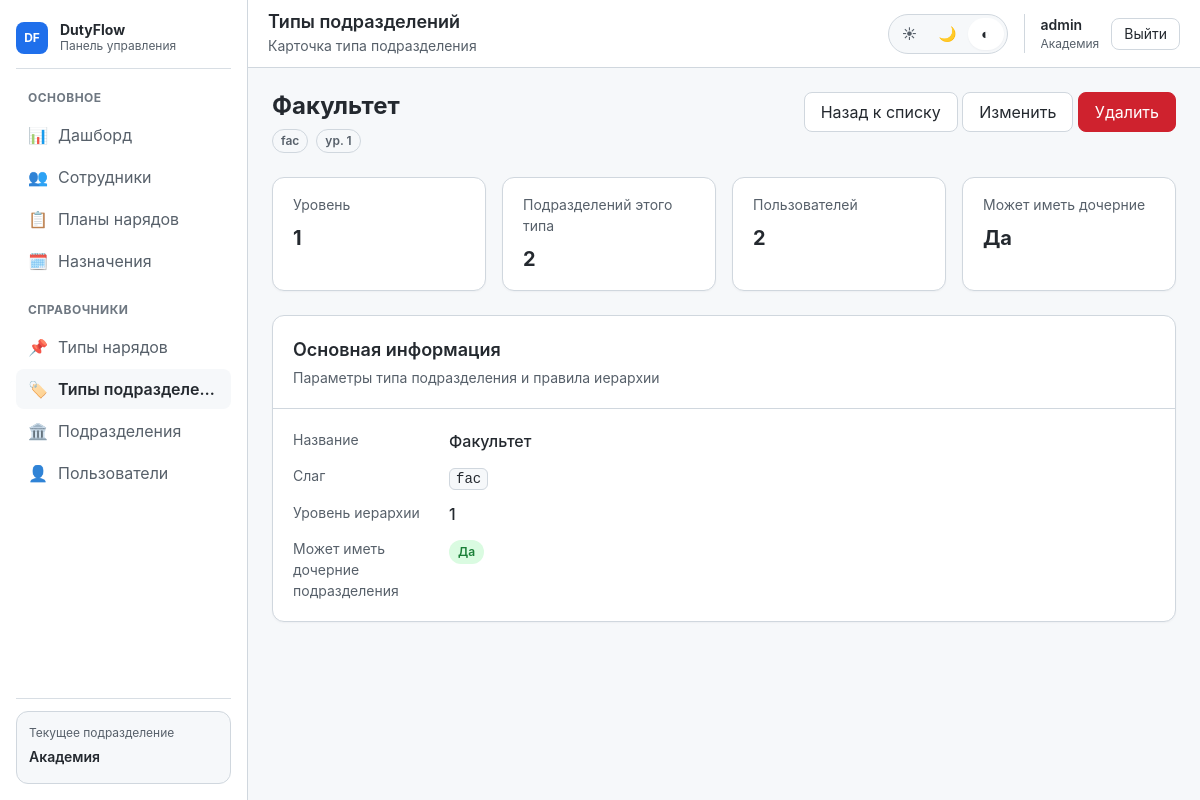
The app's page /unit-types/2/ (signed in) with its own data.
### users_app/models.py (models this page shows, shortened)
class UserProfile(models.Model):
    user = models.OneToOneField(
        User,
        on_delete=models.CASCADE,
        related_name='profile'
    )
    unit = models.ForeignKey(
        Unit,
        on_delete=models.PROTECT,
        related_name='users'
    )
    created_by = models.ForeignKey(
        User,
        on_delete=models.SET_NULL,
        null=True,
        blank=True,
        related_name='created_users',
        verbose_name="Создал пользователь"
    )
    created_at = models.DateTimeField(auto_now_add=True, verbose_name="Дата создания")
    class Meta:
        verbose_name = "Профиль пользователя"
        verbose_name_plural = "Профили пользователей"

### units/models.py (models this page shows, shortened)
class Unit(models.Model):
    name = models.CharField(max_length=255, verbose_name="Название")
    parent = models.ForeignKey(
        'self',
        on_delete=models.SET_NULL,
        null=True,
        blank=True,
        related_name='children',
        verbose_name="Вышестоящее подразделение"
    )
    unit_type = models.ForeignKey(
        UnitType,
        on_delete=models.PROTECT,
        related_name='units',
        verbose_name="Тип подразделения"
    )
    class Meta:
        verbose_name = "Подразделение"
        verbose_name_plural = "Подразделения"
        ordering = ['unit_type__level', 'name']

class UnitType(models.Model):
    name = models.CharField(max_length=50, unique=True, verbose_name="Название типа")
    slug = models.SlugField(max_length=50, unique=True, verbose_name="Слаг")
    level = models.PositiveSmallIntegerField(
        default=0,
        verbose_name="Уровень иерархии",
        help_text="0 - самый высокий уровень (академия), 1 - факультет, 2 - кафедра и т.д."
    )
    can_have_children = models.BooleanField(
        default=True,
        verbose_name="Может иметь дочерние подразделения"
    )
    class Meta:
        verbose_name = "Тип подразделения"
        verbose_name_plural = "Типы подразделений"
        ordering = ['level', 'name']

### core/views/units/unit_type.py (the view)
@login_required
def unit_type_detail(request, pk):
    if not UnitTypeService.can_manage(request.user):
        messages.error(request, "Доступ только для администраторов")
        return redirect("auth:dashboard")
    unit_type = get_object_or_404(UnitType, pk=pk)
    units_count, users_count = UnitTypeService.get_usage_stats(unit_type)
    return render(request, "app/unit_types/detail.html", {
        "item": unit_type,
        "units_count": units_count,
        "users_count": users_count,
        "active_tab": "unit_types",
        "page_title": "Типы подразделений",
        "page_subtitle": "Карточка типа подразделения",
        "title": unit_type.name,
    })

### templates/app/unit_types/detail.html (shortened to what this page needs)
{% extends 'app/base_app.html' %}
{% block app_content %}
<section class="page-section">
    <div class="page-header">
        <div class="page-header__main">
            <div class="type-hero">
                <div class="type-hero__main">
                    <h2 class="page-header__title">{{ item.name }}</h2>
                    <div class="type-hero__meta">
                        <span class="badge">{{ item.slug }}</span>
                        <span class="badge">ур. {{ item.level }}</span>
                    </div>
                </div>
            </div>
        </div>
        <div class="page-header__actions">
            <a href="{% url 'unit_type:list' %}" class="button">Назад к списку</a>
            <a href="{% url 'unit_type:edit' item.pk %}" class="button">Изменить</a>
            <a href="{% url 'unit_type:delete' item.pk %}" class="button button--danger">Удалить</a>
        </div>
    </div>
</section>
<section class="page-section">
    <div class="type-summary-grid">
        <article class="summary-card">
            <span class="summary-card__label">Уровень</span>
            <span class="summary-card__value">{{ item.level }}</span>
        </article>
        <article class="summary-card">
            <span class="summary-card__label">Подразделений этого типа</span>
            <span class="summary-card__value">{{ units_count }}</span>
        </article>
        <article class="summary-card">
            <span class="summary-card__label">Пользователей</span>
            <span class="summary-card__value">{{ users_count }}</span>
        </article>
        <article class="summary-card">
            <span class="summary-card__label">Может иметь дочерние</span>
            <span class="summary-card__value">
                {% if item.can_have_children %}Да{% else %}Нет{% endif %}
            </span>
        </article>
    </div>
</section>
<section class="page-section">
    <article class="card">
        <div class="card__header">
            <div>
                <h3 class="card__title">Основная информация</h3>
                <p class="card__subtitle">Параметры типа подразделения и правила иерархии</p>
            </div>
        </div>
        <div class="card__body">
            <div class="details-list">
                <div class="details-list__row">
                    <span class="details-list__label">Название</span>
                    <span class="details-list__value">{{ item.name }}</span>
                </div>
                <div class="details-list__row">
                    <span class="details-list__label">Слаг</span>
                    <span class="details-list__value"><code class="inline-code">{{ item.slug }}</code></span>
                </div>
                <div class="details-list__row">
                    <span class="details-list__label">Уровень иерархии</span>
                    <span class="details-list__value">{{ item.level }}</span>
                </div>
                <div class="details-list__row">
                    <span class="details-list__label">Может иметь дочерние подразделения</span>
                    <span class="details-list__value">
                        {% if item.can_have_children %}
                            <span class="badge badge--success">Да</span>
                        {% else %}
                            <span class="badge badge--danger">Нет</span>
                        {% endif %}
                    </span>
                </div>
            </div>
        </div>
    </article>
</section>
{% endblock %}

### templates/components/layout/app_sidebar.html (shortened to what this page needs)
<aside class="app-sidebar" data-sidebar>
    <div class="app-sidebar__inner">
        <div class="app-sidebar__header">
            <a href="{% url 'auth:dashboard' %}" class="app-sidebar__brand">
                <span class="app-sidebar__brand-mark">DF</span>
                <div class="app-sidebar__brand-texts">
                    <span class="app-sidebar__brand-title">DutyFlow</span>
                    <span class="app-sidebar__brand-subtitle">Панель управления</span>
                </div>
            </a>
        </div>
        <div class="app-sidebar__section">
            <div class="app-sidebar__section-title">Основное</div>
            <nav class="app-sidebar__nav">
                <a href="{% url 'auth:dashboard' %}" class="nav-item {% if active_tab == 'dashboard' %}is-active{% endif %}">
                    <span class="nav-item__icon">📊</span>
                    <span class="nav-item__label">Дашборд</span>
                </a>
                <a href="{% url 'people:person_list' %}" class="nav-item {% if active_tab == 'people' %}is-active{% endif %}">
                    <span class="nav-item__icon">👥</span>
                    <span class="nav-item__label">Сотрудники</span>
                </a>
                <a href="{% url 'plan:list' %}" class="nav-item {% if active_tab == 'plans' %}is-active{% endif %}">
                    <span class="nav-item__icon">📋</span>
                    <span class="nav-item__label">Планы нарядов</span>
                </a>
                <a href="{% url 'assignment:calendar' %}" class="nav-item {% if active_tab == 'assignments' %}is-active{% endif %}">
                    <span class="nav-item__icon">🗓️</span>
                    <span class="nav-item__label">Назначения</span>
                </a>
            </nav>
        </div>
        <div class="app-sidebar__section">
            <div class="app-sidebar__section-title">Справочники</div>
            <nav class="app-sidebar__nav">
                {% if user.profile.unit.unit_type.level <= 1 %}
                <a href="{% url 'type:list' %}" class="nav-item {% if active_tab == 'duty_types' %}is-active{% endif %}">
                    <span class="nav-item__icon">📌</span>
                    <span class="nav-item__label">Типы нарядов</span>
                </a>
                {% endif %}
                {% if user.profile.unit.unit_type.level == 0 %}
                <a href="{% url 'unit_type:list' %}" class="nav-item {% if active_tab == 'unit_types' %}is-active{% endif %}">
                    <span class="nav-item__icon">🏷️</span>
                    <span class="nav-item__label">Типы подразделений</span>
                </a>
                {% endif %}
                <a href="{% url 'units:list' %}" class="nav-item {% if active_tab == 'units' %}is-active{% endif %}">
                    <span class="nav-item__icon">🏛️</span>
                    <span class="nav-item__label">Подразделения</span>
                </a>
                <a href="{% url 'users:list' %}" class="nav-item {% if active_tab == 'users' %}is-active{% endif %}">
                    <span class="nav-item__icon">👤</span>
                    <span class="nav-item__label">Пользователи</span>
                </a>
            </nav>
        </div>
        {% if user.profile and user.profile.unit %}
        <div class="app-sidebar__footer">
            <div class="app-sidebar__unit-card">
                <div class="app-sidebar__unit-label">Текущее подразделение</div>
                <div class="app-sidebar__unit-name">{{ user.profile.unit.name }}</div>
            </div>
        </div>
        {% endif %}
    </div>
</aside>

### templates/components/layout/app_header.html (shortened to what this page needs)
<header class="app-header">
    <div class="app-header__left">
        <div class="app-header__page">
            <h1 class="app-header__page-title">{{ page_title|default:"Панель управления" }}</h1>
            {% if page_subtitle %}
                <p class="app-header__page-subtitle">{{ page_subtitle }}</p>
            {% endif %}
        </div>
    </div>
    <div class="app-header__right">
        <div class="theme-switcher" data-theme-switcher>
            <button class="theme-switcher__button" type="button" data-theme-value="light" title="Светлая тема">☀</button>
            <button class="theme-switcher__button" type="button" data-theme-value="dark" title="Тёмная тема">🌙</button>
            <button class="theme-switcher__button" type="button" data-theme-value="system" title="Системная тема">◐</button>
        </div>
        <div class="user-chip">
            <div class="user-chip__content">
                <span class="user-chip__name">{{ request.user.username }}</span>
                {% if user.profile and user.profile.unit %}
                    <span class="user-chip__meta">{{ user.profile.unit.name }}</span>
                {% endif %}
            </div>
            <form method="post" action="{% url 'auth:logout' %}">
                <button type="submit" class="button button--sm">Выйти</button>
            </form>
        </div>
    </div>
</header>

### records on screen
UnitType: name "Факультет", slug "fac", level "1"

### other values on screen
{{ user.profile.unit.name }} "Академия"
{{ page_title|default:"Панель управления" }} "Типы подразделений"
{{ page_subtitle }} "Карточка типа подразделения"
{{ request.user.username }} "admin"
{{ units_count }} "2"
{{ users_count }} "2"
